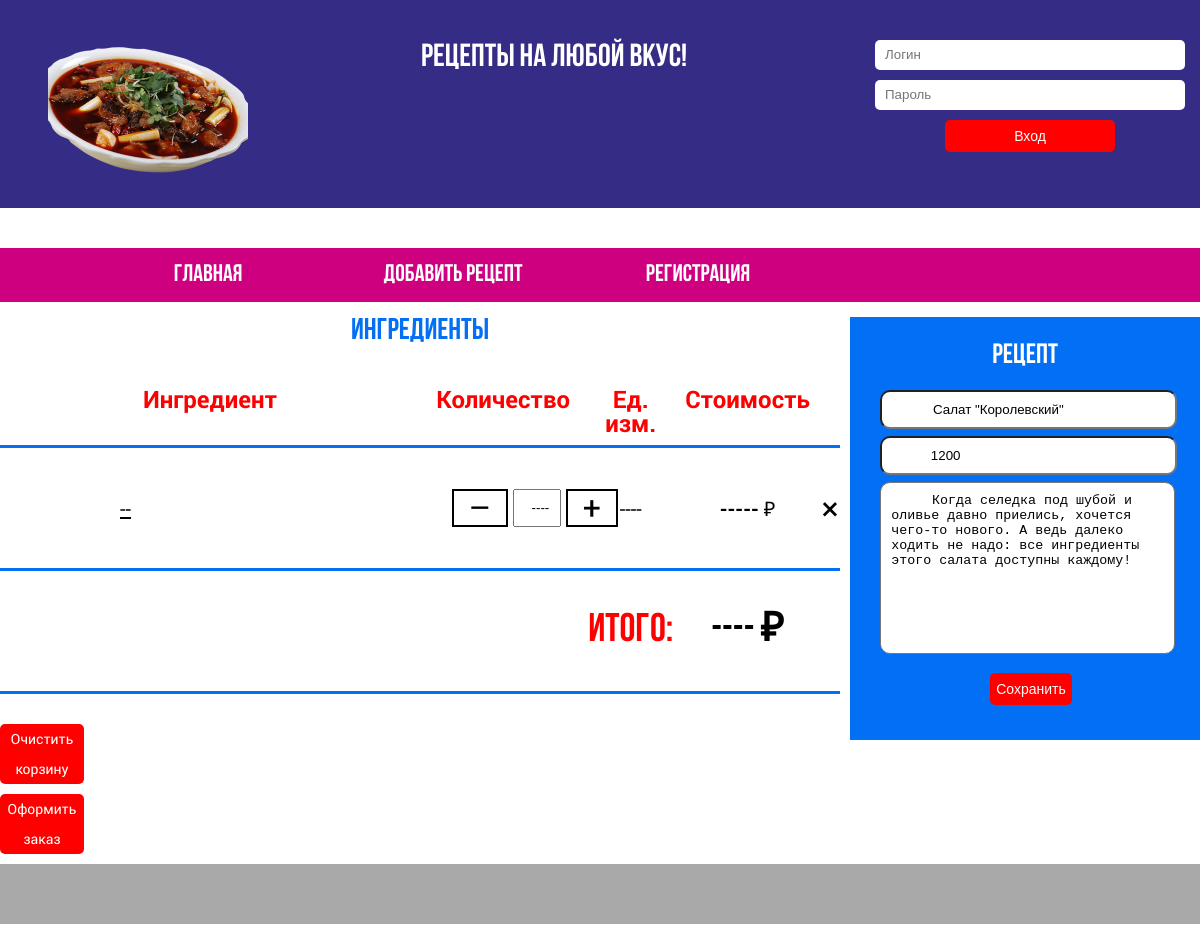
Page /recipe/1/ on the committed database.
### receipts/models.py (models this page shows, shortened)
class Recipe(models.Model):
    author = models.ForeignKey('auth.User', on_delete=models.CASCADE, null=True, )
    name = models.CharField(max_length=255)
    total_cost = models.DecimalField(max_digits=8, decimal_places=2,)
    total_weight = models.PositiveIntegerField()
    description = models.TextField()

### receipts/views.py (the view)
# urls.py: path('recipe/<int:pk>/', views.update_page, name='update_page'),
def update_page(request, pk):
    receipt = Recipe.objects.get(id=pk)
    form = RecipeCreationForm(initial={'name': receipt.name, 'total_weight': receipt.total_weight, 'description': receipt.description})
    print("------------------------------------------------------------------------------------------------------------------------")
    print(form.is_valid())
    receipt = Recipe.objects.get(id=pk)
    context = {
        'form': form,
        'pk': pk,
        'receipt': receipt,
        'components' : list(map(lambda x: str(x), list(receipt.ingredient_set.all()))),
    }
    return render(request, 'edit_recipe.html', context)

### receipts/forms.py
class RecipeCreationForm(forms.ModelForm):
    class Meta:
        model = Recipe
        fields = ('name', 'total_weight', 'description',)
        widgets = {
            'name': forms.TextInput(attrs=
            {
                'class': 'form-input',
                'required':'',
                'name':'name',
                'id':'name',
                'type':'text',
                'placeholder':'Наименование',
            }),
            'total_weight': forms.NumberInput(attrs=
            {
                'class': 'form-input',
                'required':'',
                'name':'total_weight',
                'id':'total_weight',
                'type':'number',
                'placeholder':'Общий вес',
            }),
            'description': forms.Textarea(attrs=
            {
                'class': 'form-input',
                'required':'',
                'name':'description',
                'id':'description',
                'type':'text',
                'placeholder':'Описнание',
            })
        }

### receipts/models.py (called while the page is built)
    def __str__(self):
        return  "\"" + self.product.name + "\"" + " в количестве " + str(self.qty) + " " + self.unit

### templates/edit_recipe.html (shortened to what this page needs)
{% extends 'base.html' %}
{% block content %}
<div class="personal_banner-form">
    <span class="form_title">рецепт</span>
    <form method="POST" action="/recipe/{{pk}}/edit/" class="login-form spacer" id="signup-form">
        <div class="input-group">
            {{form.name}}
        </div>
        <div class="input-group">
            {{form.total_weight}}
        </div>
        <div class="input-group">
            {{form.description}}
        </div>
        <input class="but" type="submit" class="submit" value="Сохранить">
    </form>
</div>
<section class = "favourite">
    <div class = "watch_orders">
        <h1 class = "title">Ингредиенты</h1>
        <table class = "basket-table" >
        <thead>
            <tr>
                <th>Ингредиент</th>
                <th>Количество</th>
                <th>Ед. изм.</th>
                <th>Стоимость</th>
                <th></th>
            </tr>
        </thead>
        <tbody>
            <tr>
                <td id = "lines_basket" class = "basket-table_product">
                    <span class = "basket-table_name"> --               </span>
                </td>
                <td id = "lines_basket"class = "basket-table_count">
                    <div class = "basket-count">
                        <div class = "minus">
                            <span><a href = "" title = "Уменьшить">&#8211;</a></span>
                        </div>
                        <div class = "current">
                            <input class = "g-input" type = "text" value = "    ----     " readonly>
                        </div>
                        <div class = "plus">
                            <span><a href = "" title = "Увеличить">+</a></span>
                        </div>
                    </div>
                </td >
                <td id = "lines_basket" class = "basket-table_price">
                    <span>----                    </span>
                </td>
                <td id = "lines_basket" class = "basket-table_total">
                    <span>   ----- &#8381;</span>
                </td>
                <td id = "lines_basket" class = "basket-table_remove">
                    <span><a href="" title = "Удалить">&times;</a></span>
                </td>
            </tr>
            <tr>
                <td class = "Total" colspan = 2></td>
                <td class = "Total">Итого:</td>
                <td class = "Total_price">---- &#8381;</td>
                <td class = "Total"></td>
            </tr>
        </tbody>
        </table>
        <div class = "actions">
            <div class="reset_basket">
                    <span class="g_btn"><a id="reference" href = "------">Очистить корзину</a></span>
            </div>
            <div class="order">
                    <span class="g_btn"><a id="reference" href = "-------">Оформить заказ</a></span>
            </div>
        </div>
    </div>
</section>
{% endblock content %}

### static/css/2.css (style rules this page uses)
html, body, div, span, applet, object, iframe, h1, h2, h3, h4, h5, h6, p, blockquote, pre, a, abbr, acronym, address, big, cite, code, del, dfn, em, img, ins, kbd, q, s, samp, small, strike, strong, sub, sup, tt, var, b, u, i, center, dl, dt, dd, ol, ul, li, fieldset, form, label, legend, table, caption, tbody, tfoot, thead, tr, th, td, article, aside, canvas, details, embed, figure, figcaption, footer, header, hgroup, menu, nav, output, ruby, section, summary, time, mark, audio, video { margin: 0; padding: 0; border: 0; font-size: 100%; font: inherit; vertical-align: baseline; }
article, aside, details, figcaption, figure, footer, header, hgroup, menu, nav, section { display: block; }
body { line-height: 1; }
table { border-collapse: collapse; border-spacing: 0; }
section { position: relative; margin-bottom: 15px; }
input, select, button { outline: none; }
textarea { resize: none; }

### static/css/3.css (style rules this page uses)
html { font-size: 16px; }
body { font-family: "RobotoRegular", "Times New Roman", "sans-serif"; }
a { text-decoration: none; color: #000; }

### static/css/1.css (style rules this page uses)
.g_btn { display: inline-block; width: 50%; background-color: red; border-radius: 5px; color: white; line-height: 30px; font-size: .875rem; text-align: center; border: none; margin-bottom: 10px; cursor: pointer; }
.form_title { display: block; margin-bottom: 20px; font-family: "Bebas"; font-weight: 700; color: white; font-size: 1.75rem; text-align: center; text-transform: uppercase; }
#reference { color:white; font-size: .875rem; text-align: center; }

### static/css/catalog.css (style rules this page uses)
.title { display: block; margin-bottom: 30px; text-align: center; font-family: "Bebas"; font-weight: 700; font-size: 1.875rem; color: #036ff4; }

### static/css/basket.css (style rules this page uses)
.basket-table { border-collapse: collapse; text-align: center; width: 100%; margin-bottom: 30px; }
.basket-table > thead > tr > th { border-bottom: 3px solid #036ff4; font-family: "RobotoBold"; text-align: center; padding: 10px; color: red; font-size: 1.5rem; }
#lines_basket { border-bottom: 3px solid #036ff4; font-weight: 400; font-size: 1.25rem; height: 120px; vertical-align: middle; }
.basket-table_product { width: 50%; text-align: left; }
.basket-table_name { position: relative; padding-left: 120px; text-decoration: underline; line-height: 1.3; }
.basket-table_price { white-space: nowrap; text-align: center; }
.basket-table_total { white-space: nowrap; font-weight: 700; text-align: center; }
.basket-count { display: flex; text-align: center; padding-left: 19%; }
.minus { position: relative; font-size: 2rem; border: 2px solid black; }
.minus > span > a { padding: 0 15px; }
.g-input { margin: 0 5px; position: relative; height: 32px; line-height: 32px; width: 40px; }
.plus { position: relative; font-size: 2rem; border: 2px solid black; }
.plus > span > a { padding: 0 15px; }
.basket-table_remove > span > a { font-size: 2rem; text-align: center; }
.reset_basket { display:inline-block; width: 20%; margin-right: 59.65%; }
.basket-table_total { font-family: "RobotoBold"; text-align: center; }
.order { display:inline-block; width: 20%; }
.Total { border-bottom: 3px solid #036ff4; height: 120px; vertical-align: middle; font-family: "Bebas"; font-weight: 700; font-size: 2.5rem; text-align: center; color: red; }
.Total_price { border-bottom: 3px solid #036ff4; height: 120px; vertical-align: middle; font-family: "Bebas"; font-weight: 700; font-size: 2.5rem; text-align: center; }
.watch_orders { width: 70%; overflow: hidden; float: left; }

### static/css/reg.css (style rules this page uses)
.but { display: block; margin-top: 10px; margin-left: 110px; background-color: red; border-radius: 5px; color: white; line-height: 30px; font-size: .875rem; text-align: center; border: none; margin-bottom: 10px; align-self: center; cursor: pointer; }
.personal_banner-form { width: 24.15%; padding: 25px 30px; background-color: #036ff4; margin-bottom: 20px; overflow: hidden; float: right; }

### static/css/styles.css (style rules this page uses)
.form-input { padding: 10px; width: 100%; border-radius: 10px; text-indent: 15%; margin-bottom: 7px; margin-right: 7px }
.input-group { position: relative; width: 94%; }

### rows in the picture
Recipe: name "Салат \"Королевский\"", total_weight "1200", description "Когда селедка под шубой и оливье давно приелись, хочется чего-то нового. А ведь далеко ходить не надо: все ингредиенты этого салата доступны каждому!"
